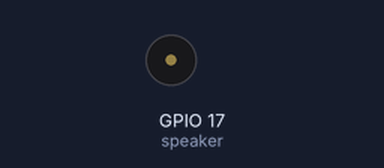
Bench run of a program on a simulated Raspberry Pi (BCM pin numbers). On the bench: buzzer (waves = sounding). What the program prints to the terminal is not drawn.

Above: at 0.15 s.
At 5.1 s:
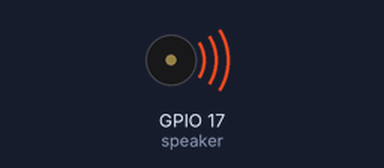
Timing chart, 0 to 13.0 s (numbered marks = the images above):
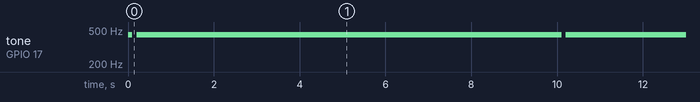

The program:

pwm_speaker.py
```python
#!/usr/bin/python
import RPi.GPIO as GPIO
import time, datetime

GPIO.setmode(GPIO.BCM)

taste1 = 18
GPIO.setup(taste1, GPIO.IN, GPIO.PUD_DOWN)
taste2 = 4
GPIO.setup(taste2, GPIO.IN, GPIO.PUD_DOWN)
speaker = 17
GPIO.setup(speaker, GPIO.OUT)
pwm = GPIO.PWM(speaker, 440)
pwm.start(50)

try:
    print("Zum Start des Countdowns Taste 1 drücken!")
    print("Zum Beenden Taste 2 drücken!")

    while True:
        for x in range(100):
            time.sleep(.1)
            pwm.ChangeDutyCycle(x)

        for x in range(100):
            time.sleep(.1)
            pwm.ChangeDutyCycle(100-x)

except KeyboardInterrupt:
    pass
finally:
    GPIO.cleanup()
```

Measured:
- by itself, tone on GPIO 17 (speaker): repeats every 10.0 s: silent 0.10 s, 440 Hz 9.9 s
